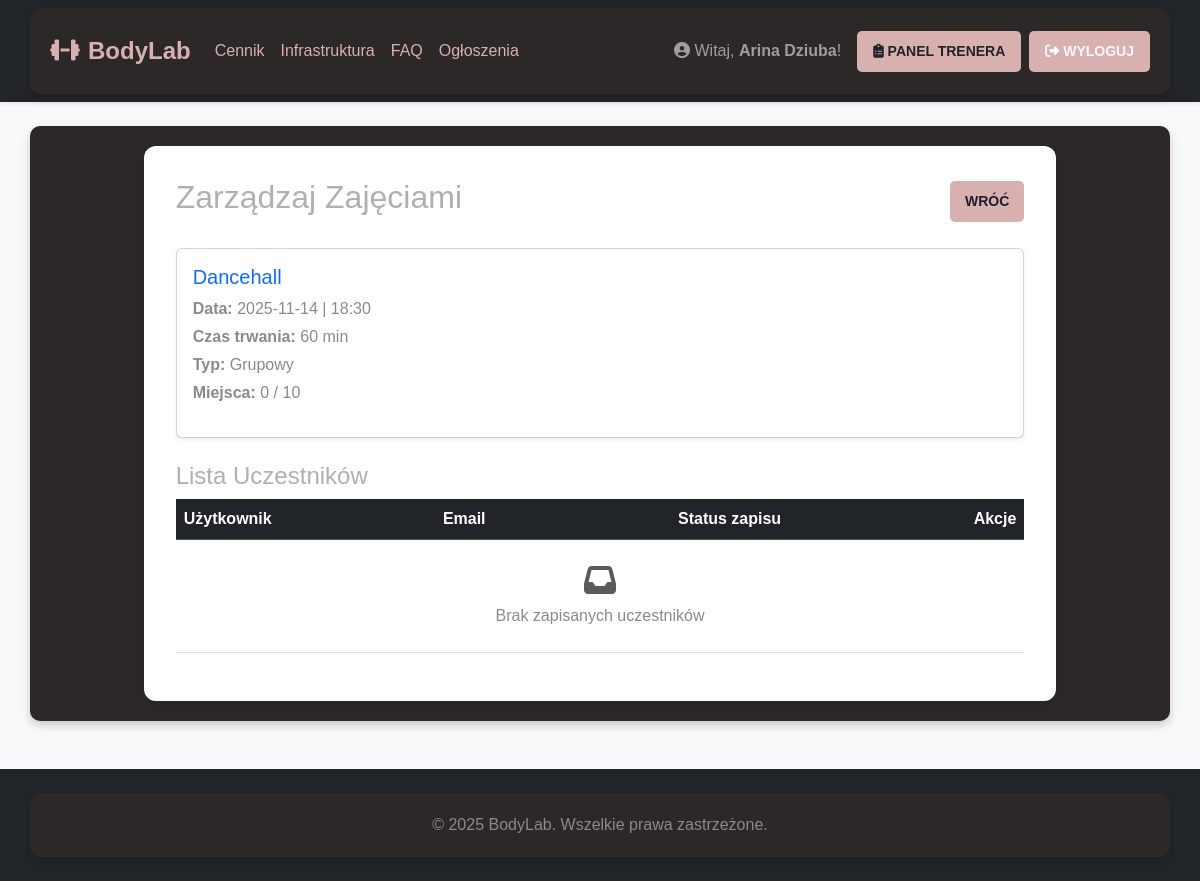
Page /manage_session/1 (signed in) on the earlier database version.
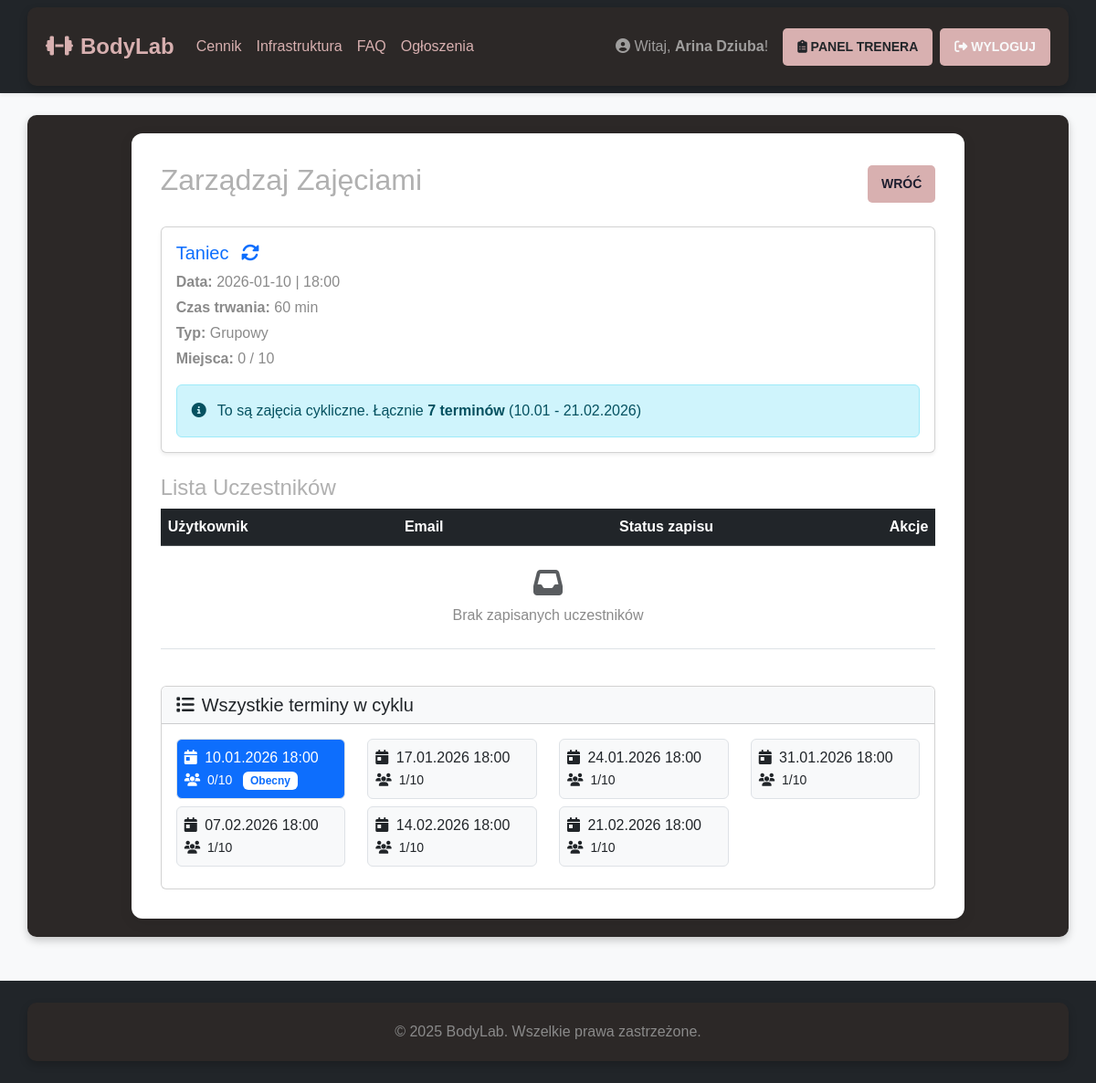
Same page on the later database version.
### app.py (models this page shows, shortened)
class TrainingSession(db.Model):
    id = db.Column(db.Integer, primary_key=True)
    title = db.Column(db.String(100), nullable=False)
    session_type = db.Column(db.String(20), nullable=False, default='Grupowy')
    description = db.Column(db.Text, nullable=True)
    date = db.Column(db.Date, nullable=False)
    start_time = db.Column(db.Time, nullable=False)
    duration_minutes = db.Column(db.Integer, nullable=False, default=60)
    price = db.Column(db.Integer, nullable=False, default=0)
    max_participants = db.Column(db.Integer, nullable=False, default=10)
    trainer_id = db.Column(db.Integer, db.ForeignKey('user.id'), nullable=False)
    recurrence_group_id = db.Column(db.String(36), nullable=True, index=True)
    trainer = db.relationship('User', back_populates='sessions_taught')
    bookings = db.relationship('Booking', back_populates='session', lazy='dynamic', cascade="all, delete-orphan")
    @property
    def current_participants(self): return self.bookings.count()

### app.py (the view, shortened to what this page needs)
@app.route("/manage_session/<int:session_id>")
@login_required
@trainer_required
def manage_session(session_id):
    s = db.session.get(TrainingSession, session_id)
    if not s:
        flash("Nie znaleziono zajęć.", "danger")
        return redirect(url_for('trainer_dashboard'))
    recurring_sessions = []
    if s.recurrence_group_id:
        recurring_sessions = TrainingSession.query.filter_by(
            recurrence_group_id=s.recurrence_group_id
        ).order_by(TrainingSession.date).all()
    bookings_with_info = []
    return render_template("manage_session.html",
                           session=s,
                           bookings_with_info=bookings_with_info,
                           recurring_sessions=recurring_sessions)

### app.py (called while the page is built)
@login_manager.user_loader
def load_user(user_id):
    return db.session.get(User, int(user_id))

def trainer_required(f):
    @wraps(f)
    def decorated_function(*args, **kwargs):
        if not current_user.is_authenticated or (not current_user.is_admin and not current_user.is_trainer):
            flash("Dostęp tylko dla Trenera.", "danger")
            return redirect(url_for('index'))
        return f(*args, **kwargs)
    return decorated_function

    @property
    def is_admin(self): return self.role == 'admin'

    @property
    def is_trainer(self): return self.role == 'trainer'

### templates/manage_session.html (shortened to what the changed rows need)
{% extends "base.html" %}
{% block content %}
<div class="d-flex justify-content-between align-items-center mb-4">
    <h1 class="h2">Zarządzaj Zajęciami</h1>
</div>
<div class="card mb-4 shadow-sm">
    <div class="card-body">
        <h5 class="card-title text-primary">
            {{ session.title }}
            {% if session.recurrence_group_id %}
                <i class="fas fa-sync-alt text-primary ms-2" title="Zajęcia cykliczne"></i>
            {% endif %}
        </h5>
        <p class="mb-1"><strong>Data:</strong> {{ session.date.strftime('%Y-%m-%d') }} | {{ session.start_time.strftime('%H:%M') }}</p>
        <p class="mb-1"><strong>Czas trwania:</strong> {{ session.duration_minutes }} min</p>
        <p class="mb-1"><strong>Typ:</strong> {{ session.session_type }}</p>
        <p><strong>Miejsca:</strong> {{ session.current_participants }} / {{ session.max_participants }}</p>
        {% if recurring_sessions and recurring_sessions|length > 1 %}
        <div class="alert alert-info mt-3 mb-0">
            <i class="fas fa-info-circle me-2"></i>
            To są zajęcia cykliczne. Łącznie <strong>{{ recurring_sessions|length }} terminów</strong>
            ({{ recurring_sessions[0].date.strftime('%d.%m') }} - {{ recurring_sessions[-1].date.strftime('%d.%m.%Y') }})
        </div>
        {% endif %}
    </div>
</div>
<div class="table-responsive">
    <table class="table table-hover align-middle">
        <thead class="table-dark">
            <tr>
                <th scope="col">Użytkownik</th>
                <th scope="col">Email</th>
                <th scope="col" class="text-center">Status zapisu</th>
                <th scope="col" class="text-end">Akcje</th>
            </tr>
        </thead>
    </table>
</div>
{% if recurring_sessions and recurring_sessions|length > 1 %}
<div class="card mt-4">
    <div class="card-header bg-light">
        <h5 class="mb-0"><i class="fas fa-list me-2"></i>Wszystkie terminy w cyklu</h5>
    </div>
    <div class="card-body">
        <div class="row">
            {% for rs in recurring_sessions %}
            <div class="col-md-3 mb-2">
                <div class="p-2 border rounded {% if rs.id == session.id %}bg-primary text-white{% else %}bg-light{% endif %}">
                    <i class="fas fa-calendar-day me-1"></i>
                    {{ rs.date.strftime('%d.%m.%Y') }} {{ rs.start_time.strftime('%H:%M') }}
                    <br>
                    <small>
                        <i class="fas fa-users me-1"></i>
                        {{ rs.current_participants }}/{{ rs.max_participants }}
                    </small>
                    {% if rs.id == session.id %}
                        <span class="badge bg-white text-primary ms-2">Obecny</span>
                    {% endif %}
                </div>
            </div>
            {% endfor %}
        </div>
    </div>
</div>
{% endif %}
{% endblock %}

Differences in the rows shown:
now on one of the page's lists (row edited): TrainingSession: date "10.01.2026", start_time "18:00", max_participants "10"
changed TrainingSession "Grupowy": title "Dancehall" → "Taniec"; date "2025-11-14" → "2026-01-10"; start_time "18:30" → "18:00"; date (not shown) → "10.01"
added TrainingSession: date "21.02.2026", start_time "18:00", current_participants "1", max_participants "10"
now on this page (row edited): TrainingSession: date "17.01.2026", start_time "18:00", current_participants "1", max_participants "10"
now on this page (row edited): TrainingSession: date "24.01.2026", start_time "18:00", current_participants "1", max_participants "10"
now on this page (row edited): TrainingSession: date "31.01.2026", start_time "18:00", current_participants "1", max_participants "10"
now on this page (row edited): TrainingSession: date "07.02.2026", start_time "18:00", current_participants "1", max_participants "10"
added TrainingSession: date "14.02.2026", start_time "18:00", current_participants "1", max_participants "10"
Other differences:
{{ recurring_sessions|length }}: (not shown) → "7"
text now shown: "To są zajęcia cykliczne. Łącznie terminów ( - ) Wszystkie terminy w cyklu"
